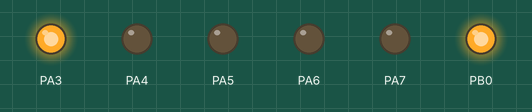
Simulated run of this program. Board: STM32 Blue Pill. On the bench: output pins drawn as LEDs (lit = HIGH).

Above: at 5.0 s.
At 12.5 s:
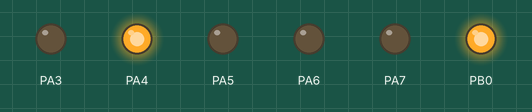
At 20.0 s:
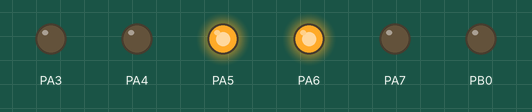
At 27.5 s:
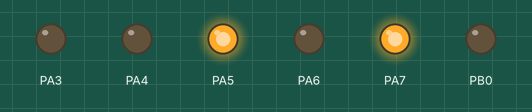
Timing chart, 0 to 39.0 s (numbered marks = the images above):
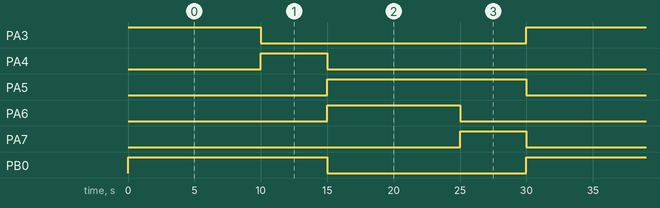

The program:

main.cpp
```cpp
#include <Arduino.h>

#define DELAY_TEN 10000
#define DELAY_FIVE 5000

typedef struct{
    uint8_t red;
    uint8_t yellow;
    uint8_t green;
} traffic_light_t;

traffic_light_t first_route = {PA5, PA4, PA3};
traffic_light_t second_route = {PB0, PA7, PA6};

// uint8_t led_line [6] = {first_route.green, first_route.yellow, first_route.red, second_route.green, second_route.yellow, second_route.red};
// uint8_t tow_dim [3][2] = {{first_route.red, second_route.green}, {first_route.yellow, second_route.yellow}, {first_route.green, second_route.red}};

// long  lastTime= 0;

// int mode  = 0;

void setup() {
    pinMode(first_route.red, OUTPUT);
    pinMode(first_route.yellow, OUTPUT);
    pinMode(first_route.green, OUTPUT);
    pinMode(second_route.red, OUTPUT);
    pinMode(second_route.yellow, OUTPUT);
    pinMode(second_route.green, OUTPUT);
}

void loop () {
    // Traffic Light
    digitalWrite(first_route.green, HIGH);
    digitalWrite(second_route.red, HIGH);
    delay(DELAY_TEN);
    digitalWrite(first_route.green, LOW);
    digitalWrite(first_route.yellow, HIGH);
    delay(DELAY_FIVE);
    digitalWrite(first_route.yellow, LOW);
    digitalWrite(second_route.red, LOW);
    digitalWrite(first_route.red, HIGH);
    digitalWrite(second_route.green, HIGH);
    delay(DELAY_TEN);
    digitalWrite(second_route.green, LOW);
    digitalWrite(second_route.yellow, HIGH);
    delay(DELAY_FIVE);
    digitalWrite(first_route.red, LOW);
    digitalWrite(second_route.yellow, LOW);


    // Another mode
    // long timer = millis();

    // if (timer - lastTime > 6500) {
    //     lastTime = timer;
    //     mode += 1;

    //     // if(mode > 12) mode = 0;
    // }

    // switch (mode){

//     case 0 :
//         // belink
//         for(uint8_t i = 0; i < 6;i++ ){
//                 digitalWrite(led_line[i], HIGH);
//         }

//         delay(500);

//         for(uint8_t i = 0; i < 6;i++ ){
//                 digitalWrite(led_line[i], LOW);
//         }

//         delay(500);
//     break;

//     case 1 :
//         /// flasher
//         for(uint8_t i = 0; i < 3;i++ ){
//                 digitalWrite(led_line[i], HIGH);
//         }

//         delay(100);

//         for(uint8_t i = 0; i < 3;i++ ){
//                 digitalWrite(led_line[i], LOW);
//         }

//         for(uint8_t i = 3; i < 6;i++ ){
//                 digitalWrite(led_line[i], HIGH);
//         }

//         delay(100);

//         for(uint8_t i = 3; i < 6;i++ ){
//                 digitalWrite(led_line[i], LOW);
//         }

//     break;

//     case 2 :
//         // mask  bit
//         for(uint8_t i = 0; i < 10; i++){
//             digitalWrite(led_line[1], HIGH);
//             digitalWrite(led_line[3], HIGH);
//             digitalWrite(led_line[5], HIGH);
//             delay(150);
//             digitalWrite(led_line[1], LOW);
//             digitalWrite(led_line[3], LOW);
//             digitalWrite(led_line[5], LOW);
//             digitalWrite(led_line[0], HIGH);
//             digitalWrite(led_line[2], HIGH);
//             digitalWrite(led_line[4], HIGH);
//             delay(150);
//             digitalWrite(led_line[0], LOW);
//             digitalWrite(led_line[2], LOW);
//             digitalWrite(led_line[4], LOW);
//         }

//     break;

//     case 3 :
//         // increment
//         for(uint8_t i = 0; i < 3;i++){
//             digitalWrite(tow_dim[i][0], HIGH);
//             digitalWrite(tow_dim[i][1], HIGH);
//             delay(150);
//             digitalWrite(tow_dim[i][0], LOW);
//             digitalWrite(tow_dim[i][1], LOW);
//         }

//     break;

//     case 4 :
//         // triple
//         for(uint8_t i = 0; i < 3;i++){
//             digitalWrite(tow_dim[i][0], HIGH);
//             digitalWrite(tow_dim[i][1], HIGH);
//             delay(100);
//         }
//         delay(100);
//         for(uint8_t i = 2; i <3 ;i--){
//             digitalWrite(tow_dim[i][0], LOW);
//             digitalWrite(tow_dim[i][1], LOW);
//             delay(100);
//         }

//     break;

//     case 5 :
//         // mid blink
//         for(uint8_t i = 0; i < 10; i++){
//             digitalWrite(tow_dim[0][0], HIGH);
//             digitalWrite(tow_dim[0][1], HIGH);
//             delay(200);
//             digitalWrite(tow_dim[0][0], LOW);
//             digitalWrite(tow_dim[0][1], LOW);

//             digitalWrite(tow_dim[1][0], HIGH);
//             digitalWrite(tow_dim[1][1], HIGH);
//             digitalWrite(tow_dim[2][0], HIGH);
//             digitalWrite(tow_dim[2][1], HIGH);
//             delay(200);
//             digitalWrite(tow_dim[1][0], LOW);
//             digitalWrite(tow_dim[1][1], LOW);
//             digitalWrite(tow_dim[2][0], LOW);
//             digitalWrite(tow_dim[2][1], LOW);
//         }

//     break;

//     case 6 :
//         // double adder
//             for(uint8_t i = 0; i < 10; i++){
//                 digitalWrite(tow_dim[2][0], HIGH);
//                 digitalWrite(tow_dim[1][0], HIGH);
//                 delay(150);
//                 digitalWrite(tow_dim[2][0], LOW);
//                 digitalWrite(tow_dim[1][0], LOW);
//                 delay(150);
//                 digitalWrite(tow_dim[0][0], HIGH);
//                 digitalWrite(tow_dim[0][1], HIGH);
//                 delay(150);
//                 digitalWrite(tow_dim[0][0], LOW);
//                 digitalWrite(tow_dim[0][1], LOW);
//                 delay(150);
//                 digitalWrite(tow_dim[1][1], HIGH);
//                 digitalWrite(tow_dim[2][1], HIGH);
//                 delay(150);
//                 digitalWrite(tow_dim[1][1], LOW);
//                 digitalWrite(tow_dim[2][1], LOW);
//                 delay(150);
//         }

//     break;

//     case 7 :
//         // random tow_dim
//         for(uint8_t i = 0; i < 20; i++){
//             long num = random(0,3);
//             digitalWrite(tow_dim[num][0], HIGH);
//             digitalWrite(tow_dim[num][1], HIGH);
//             delay(150);
//             digitalWrite(tow_dim[num][0], LOW);
//             digitalWrite(tow_dim[num][1], LOW);
//             delay(150);
//         }

//     break;

//     case 8 :
//         // linear
//         for(uint8_t i =0; i < 6; i++){
//             digitalWrite(led_line[i], HIGH);
//             delay(100);
//         }
//         for(uint8_t i =0; i < 6; i++){
//             digitalWrite(led_line[i], LOW);
//             delay(100);
//         }
//         for(uint8_t i = 5; i < 6; i--){
//             digitalWrite(led_line[i], HIGH);
//             delay(100);

//         }
//         for(uint8_t i = 5; i  < 6; i--){
//             digitalWrite(led_line[i], LOW);
//             delay(100);

//         }

//     break;

//     case 9 :
//         // counter binary
//         for(uint8_t number = 0; number  < 64; number++){

//             if(number & (1u << 0) ){
//                 digitalWrite(led_line[0], HIGH);
//             }
//             else{
//                 digitalWrite(led_line[0], LOW);
//             }

//             if(number & (1u << 1) ){
//                 digitalWrite(led_line[1], HIGH);
//             }
//             else{
//                 digitalWrite(led_line[1], LOW);
//             }

//             if(number & (1u << 2) ){
//                 digitalWrite(led_line[2], HIGH);
//             }
//             else{
//                 digitalWrite(led_line[2], LOW);
//             }

//             if(number & (1u << 3) ){
//                 digitalWrite(led_line[3], HIGH);
//             }
//             else{
//                 digitalWrite(led_line[3], LOW);
//             }

//             if(number & (1u << 4) ){
//                 digitalWrite(led_line[4], HIGH);
//             }
//             else{
//                 digitalWrite(led_line[4], LOW);
//             }

//             if(number & (1u << 5) ){
//                 digitalWrite(led_line[5], HIGH);
//             }
//             else{
//                 digitalWrite(led_line[5], LOW);
//             }

//             delay(100);

//         }

//     break;

//     case 11 :
//         // random bit
//         for(uint8_t i = 0; i < 20; i++){
//             uint8_t  number = random(0, 6);

//             digitalWrite(led_line[number], HIGH);
//             delay(100);
//             digitalWrite(led_line[number], LOW);
//             delay(100);

//         }
//     break;

//     case 12 :
//         // pwm
//         for(uint8_t i = 0; i < 255; i += 5){
//             for(uint8_t t = 0;  t < 6; t++){
//                 analogWrite(led_line[t], i);
//             }
//             delay(50);
//         }

//         for(uint8_t i = 255; i > 5; i -= 5){
//             for(uint8_t t = 0;  t < 6; t++){
//                 analogWrite(led_line[t], i);
//             }
//             delay(50);
//         }

//         break;
// }

}
```

Measured:
- by itself, PA3, PA6: alternates HIGH for 10.0 s and LOW for 20.0 s
- by itself, PA4, PA7: alternates HIGH for 5.0 s and LOW for 25.0 s
- by itself, PA5, PB0: alternates HIGH for 15.0 s and LOW for 15.0 s
